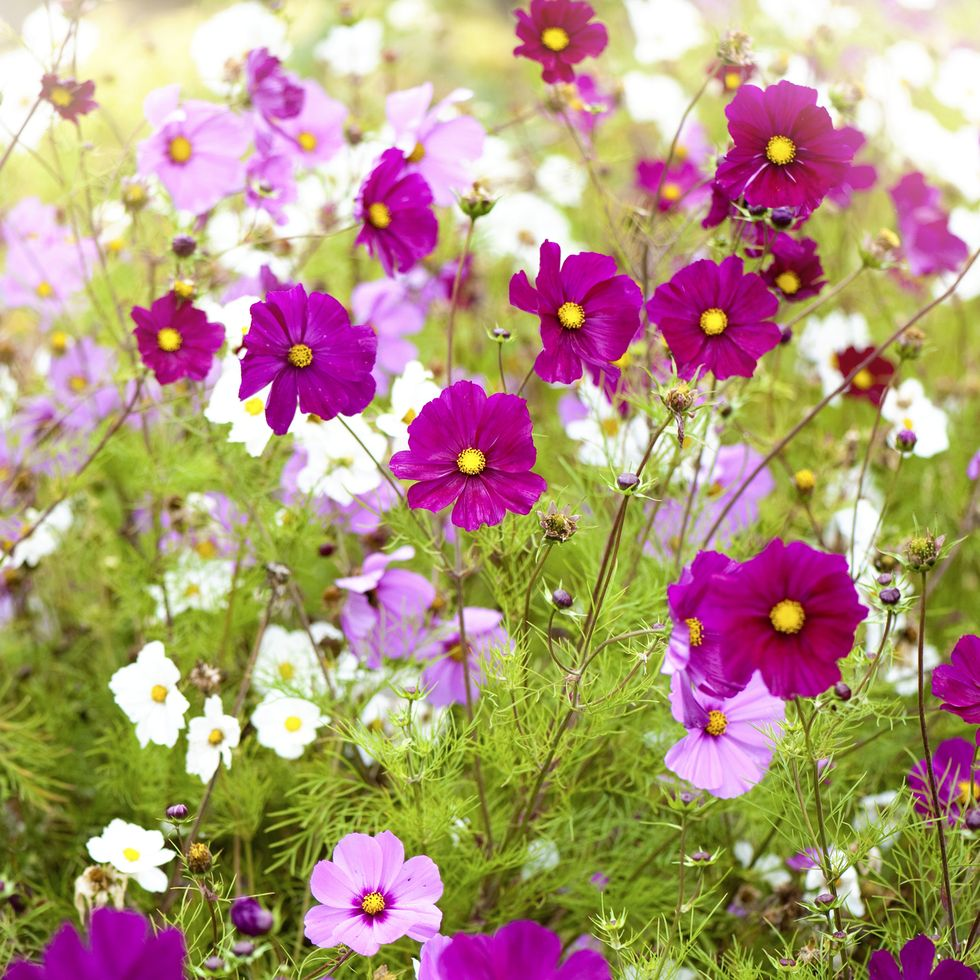
#> input picture data/img2.jpg, 980 x 980 px
$ python 3_SciPy_image_operations.py
#> lines starting #> are read from the running program, lines starting #| are printed output that depends on the picture
from skimage import io
from scipy import ndimage
import numpy as np
import matplotlib.pyplot as plt

img = io.imread("../data/img2.jpg")
#> img is the input picture: shape (980, 980, 3); mean R, G, B 177.2, 150.3, 124.3
print(img.shape, img.dtype, type(img))
#| (980, 980, 3) uint8 <class 'numpy.ndarray'>

# [23 lines of commented-out code are left out]
uniform_filtered = ndimage.uniform_filter(img, size=9)
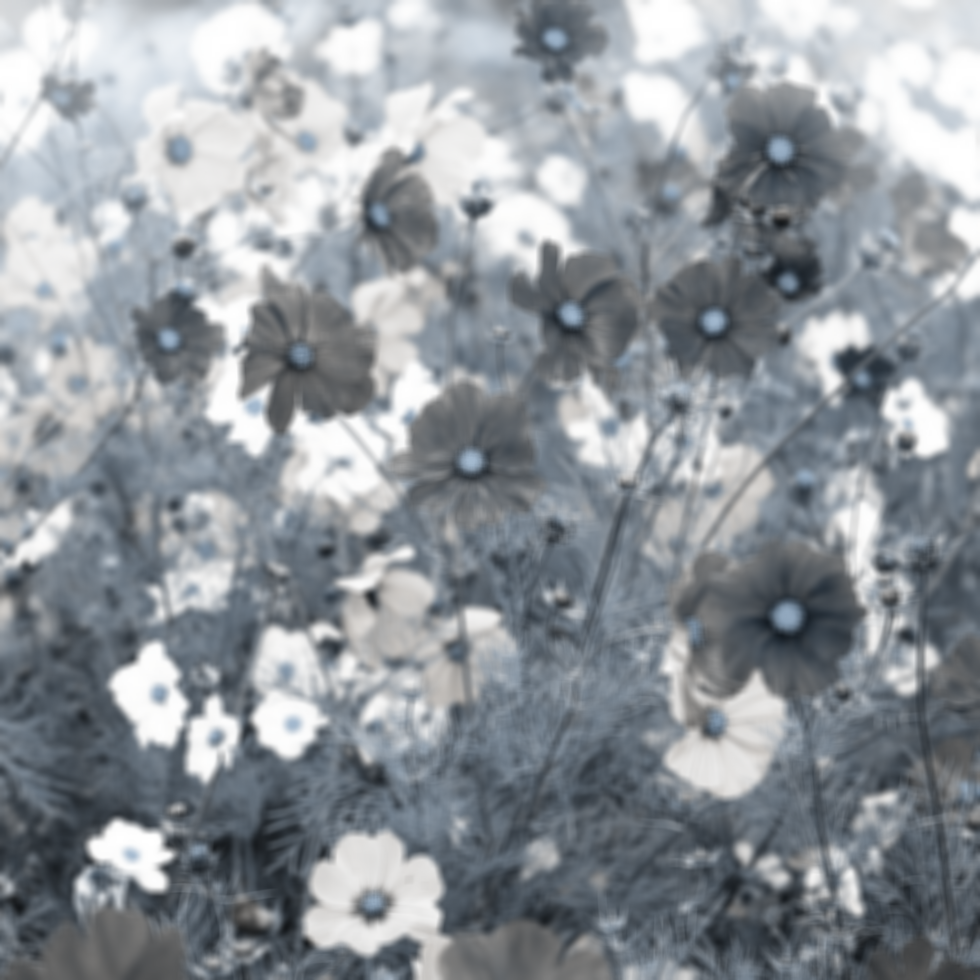
#> uniform_filtered: shape (980, 980, 3); mean R, G, B 143.4, 149.4, 155.1
plt.imshow(uniform_filtered)

gaussian_filtered = ndimage.gaussian_filter(img, sigma=5)
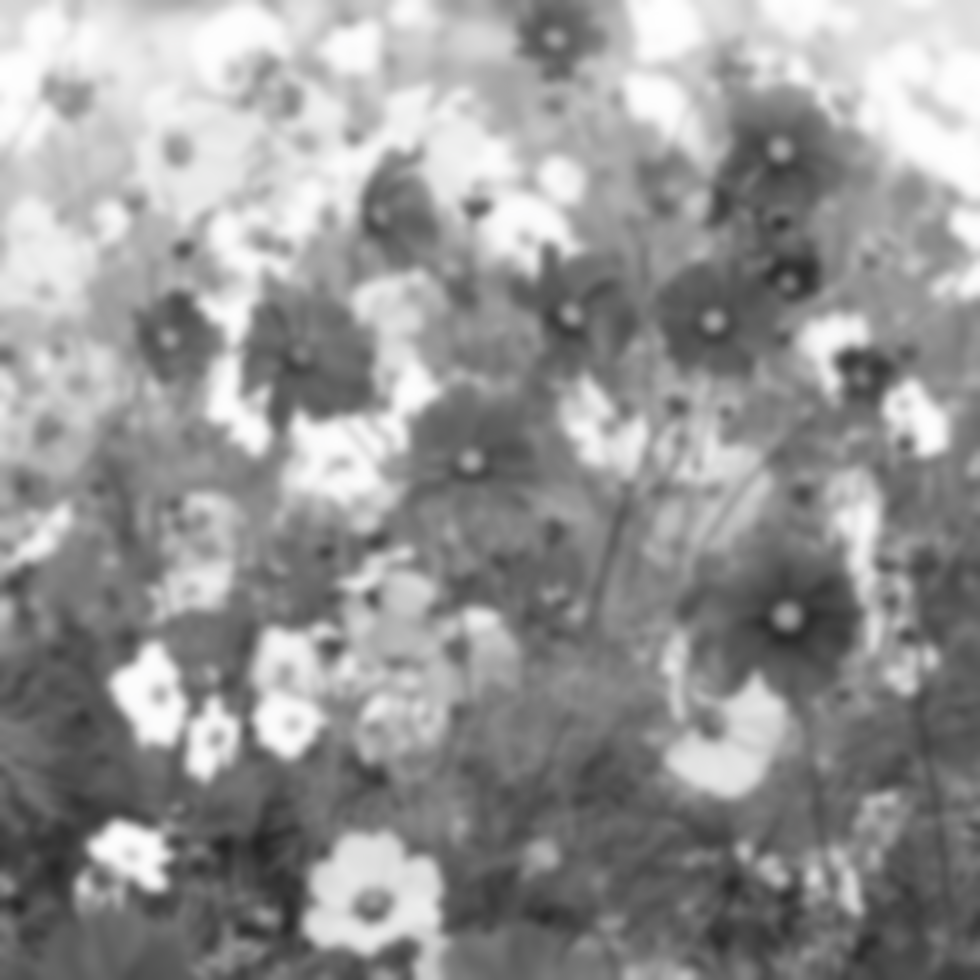
#> gaussian_filtered: shape (980, 980, 3); mean R, G, B 149.2, 149, 148.9
plt.imshow(gaussian_filtered)

median_filtered = ndimage.median_filter(img, size=3)
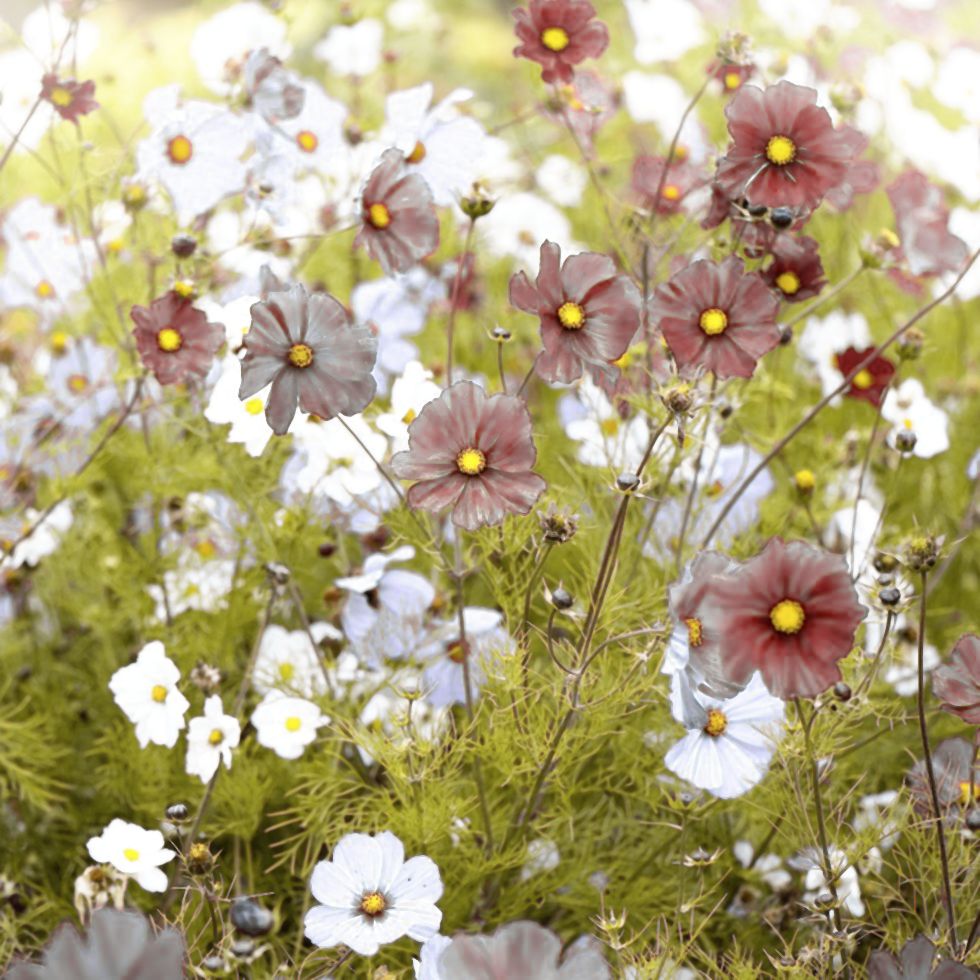
#> median_filtered: shape (980, 980, 3); mean R, G, B 176.6, 165.7, 127.2
plt.imshow(median_filtered)

sobel_filtered = ndimage.sobel(img, axis=0)
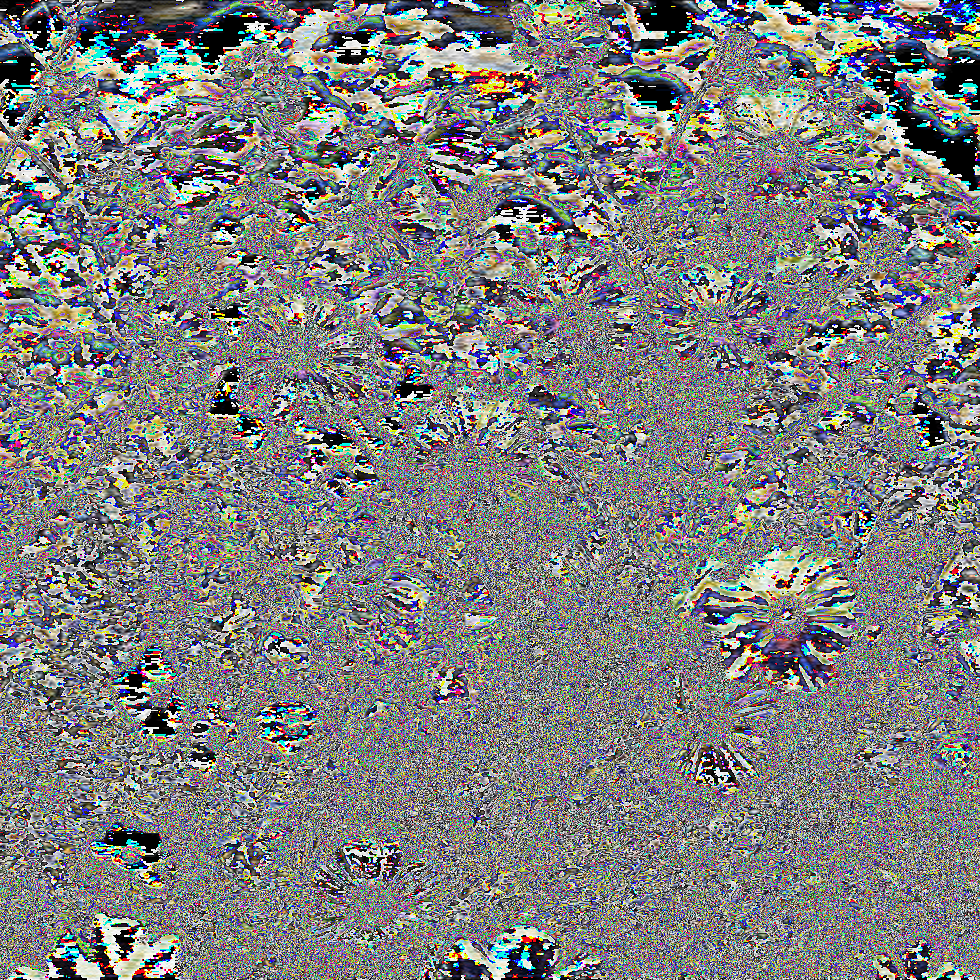
#> sobel_filtered: shape (980, 980, 3); mean R, G, B 125.7, 126.5, 126
plt.imshow(sobel_filtered)

$ run again, with data/img1.jpg copied over data/img2.jpg
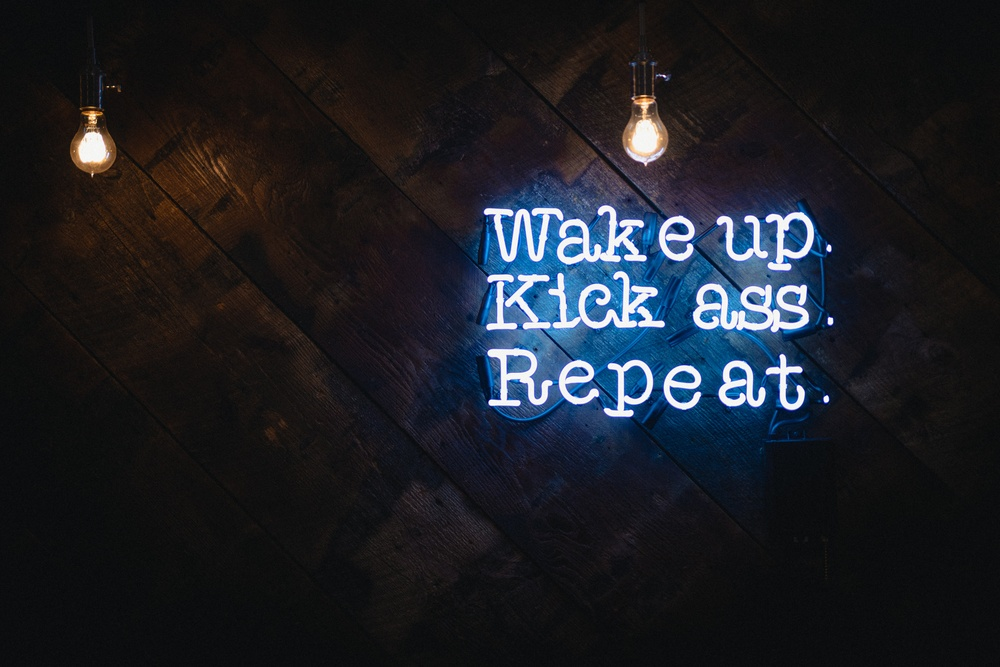
#> input picture data/img1.jpg, 1000 x 667 px, shrunk from 6000 x 4000 before the run
#> img is the input picture: shape (667, 1000, 3); mean R, G, B 28.4, 31, 37.2
#| (667, 1000, 3) uint8 <class 'numpy.ndarray'>
#> `sobel_filtered = ndimage.sobel(img, axis=0)`:
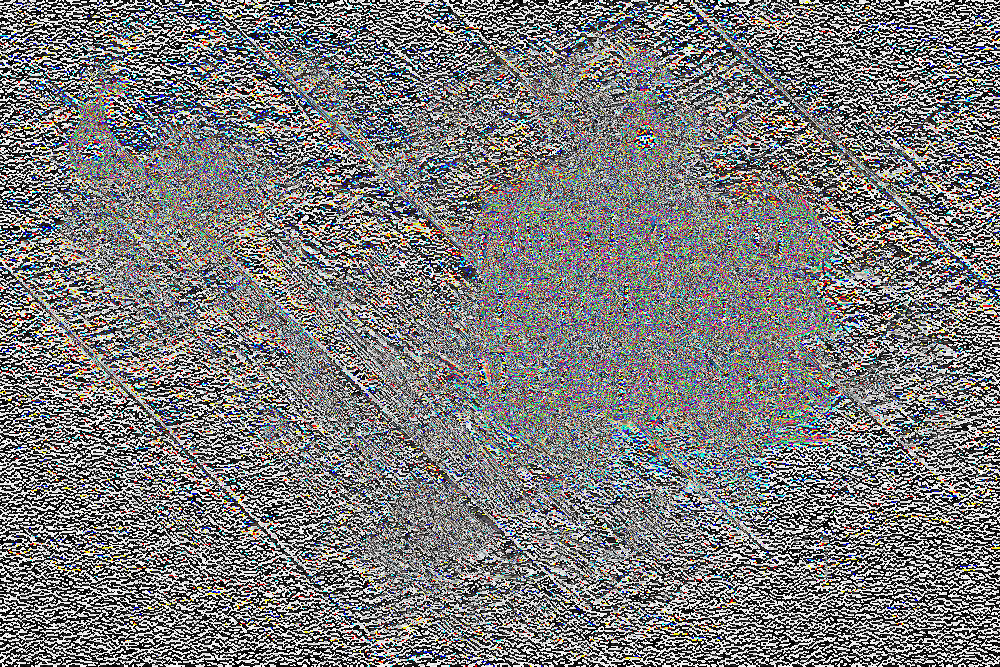
#> sobel_filtered: shape (667, 1000, 3); mean R, G, B 123.6, 123.6, 123.8
#> `plt.imshow(sobel_filtered)`:
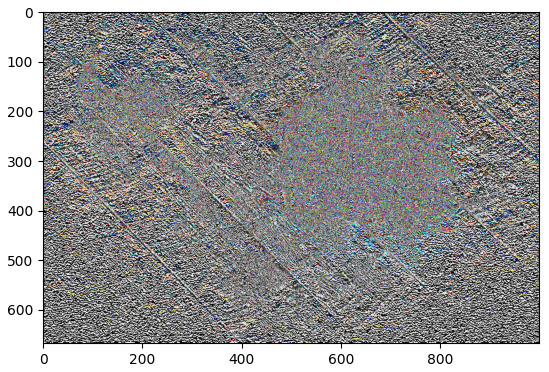
#> figure drawn by matplotlib, 1 panel

$ run again, with data/img3.jpg copied over data/img2.jpg
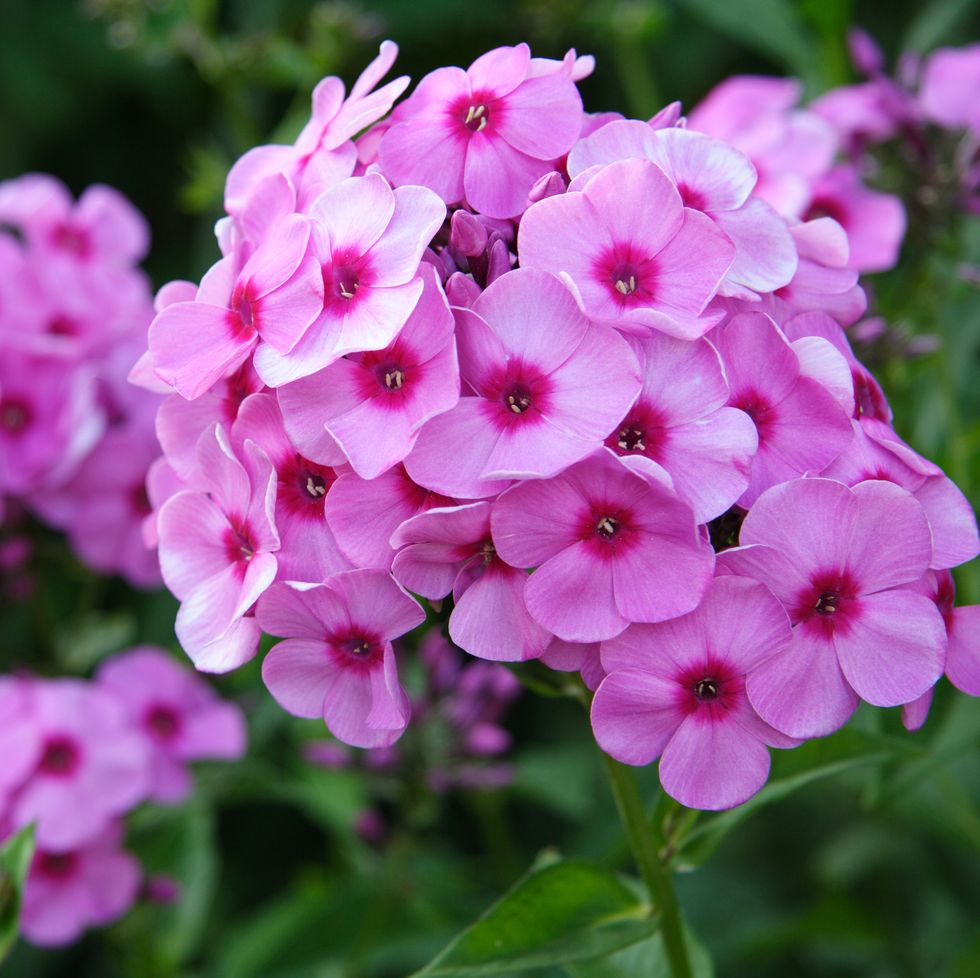
#> input picture data/img3.jpg, 980 x 978 px
#> img is the input picture: shape (978, 980, 3); mean R, G, B 133, 93.6, 131.4
#| (978, 980, 3) uint8 <class 'numpy.ndarray'>
#> `sobel_filtered = ndimage.sobel(img, axis=0)`:
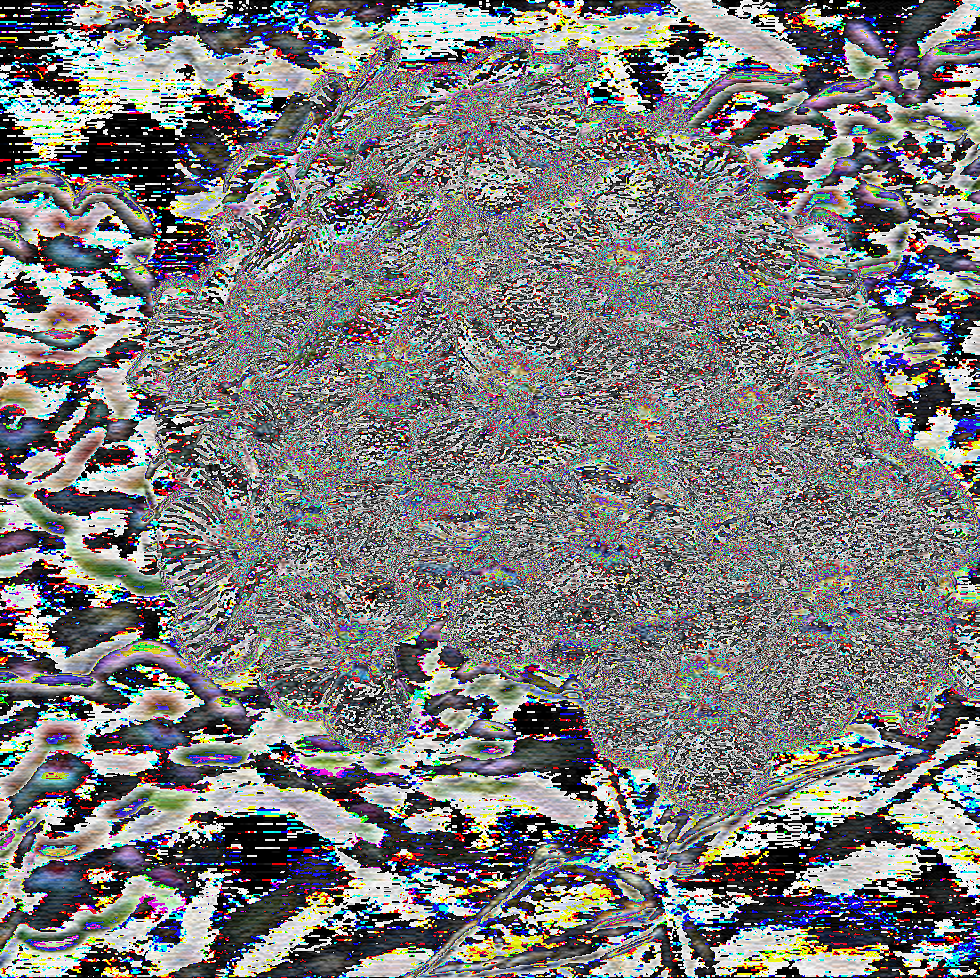
#> sobel_filtered: shape (978, 980, 3); mean R, G, B 123.3, 123, 123
#> `plt.imshow(sobel_filtered)`:
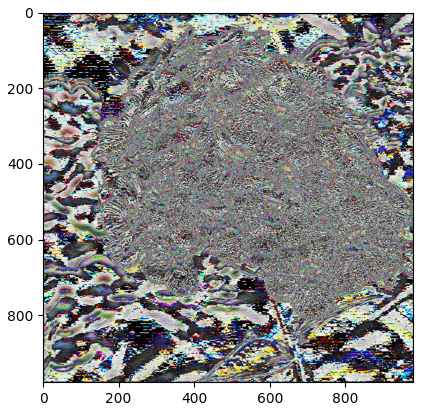
#> figure drawn by matplotlib, 1 panel

$ run again, with data/img4.jpg copied over data/img2.jpg
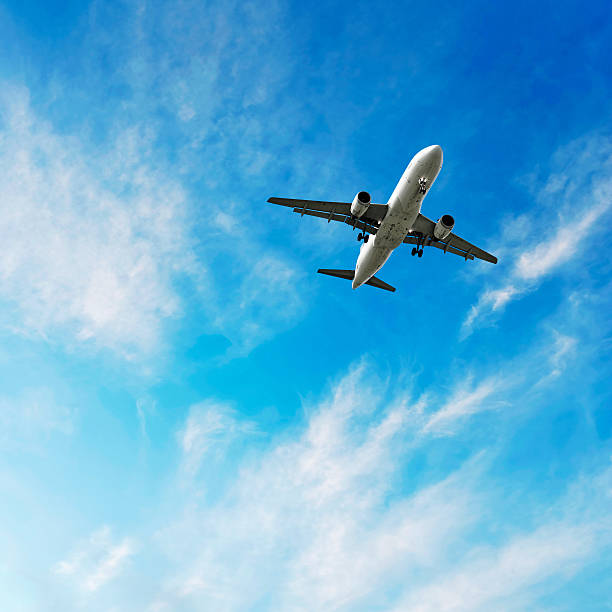
#> input picture data/img4.jpg, 612 x 612 px
#> img is the input picture: shape (612, 612, 3); mean R, G, B 96.5, 176.8, 219.2
#| (612, 612, 3) uint8 <class 'numpy.ndarray'>
#> `sobel_filtered = ndimage.sobel(img, axis=0)`:
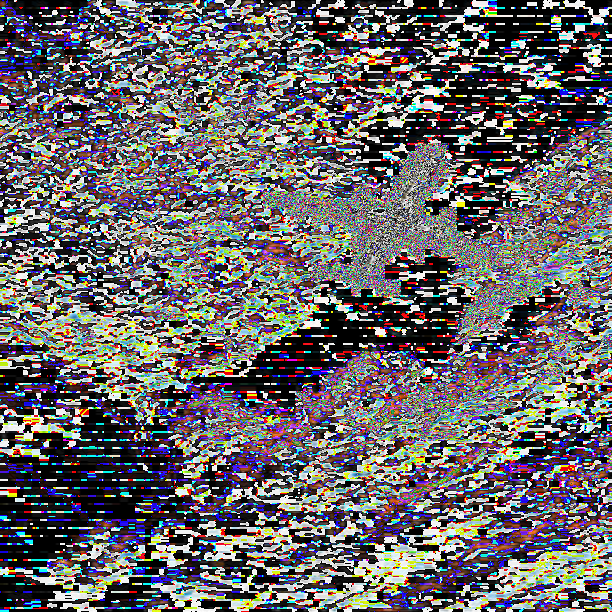
#> sobel_filtered: shape (612, 612, 3); mean R, G, B 104.8, 101.6, 104.2
#> `plt.imshow(sobel_filtered)`:
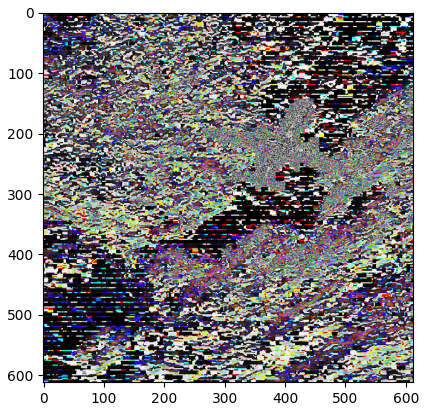
#> figure drawn by matplotlib, 1 panel
